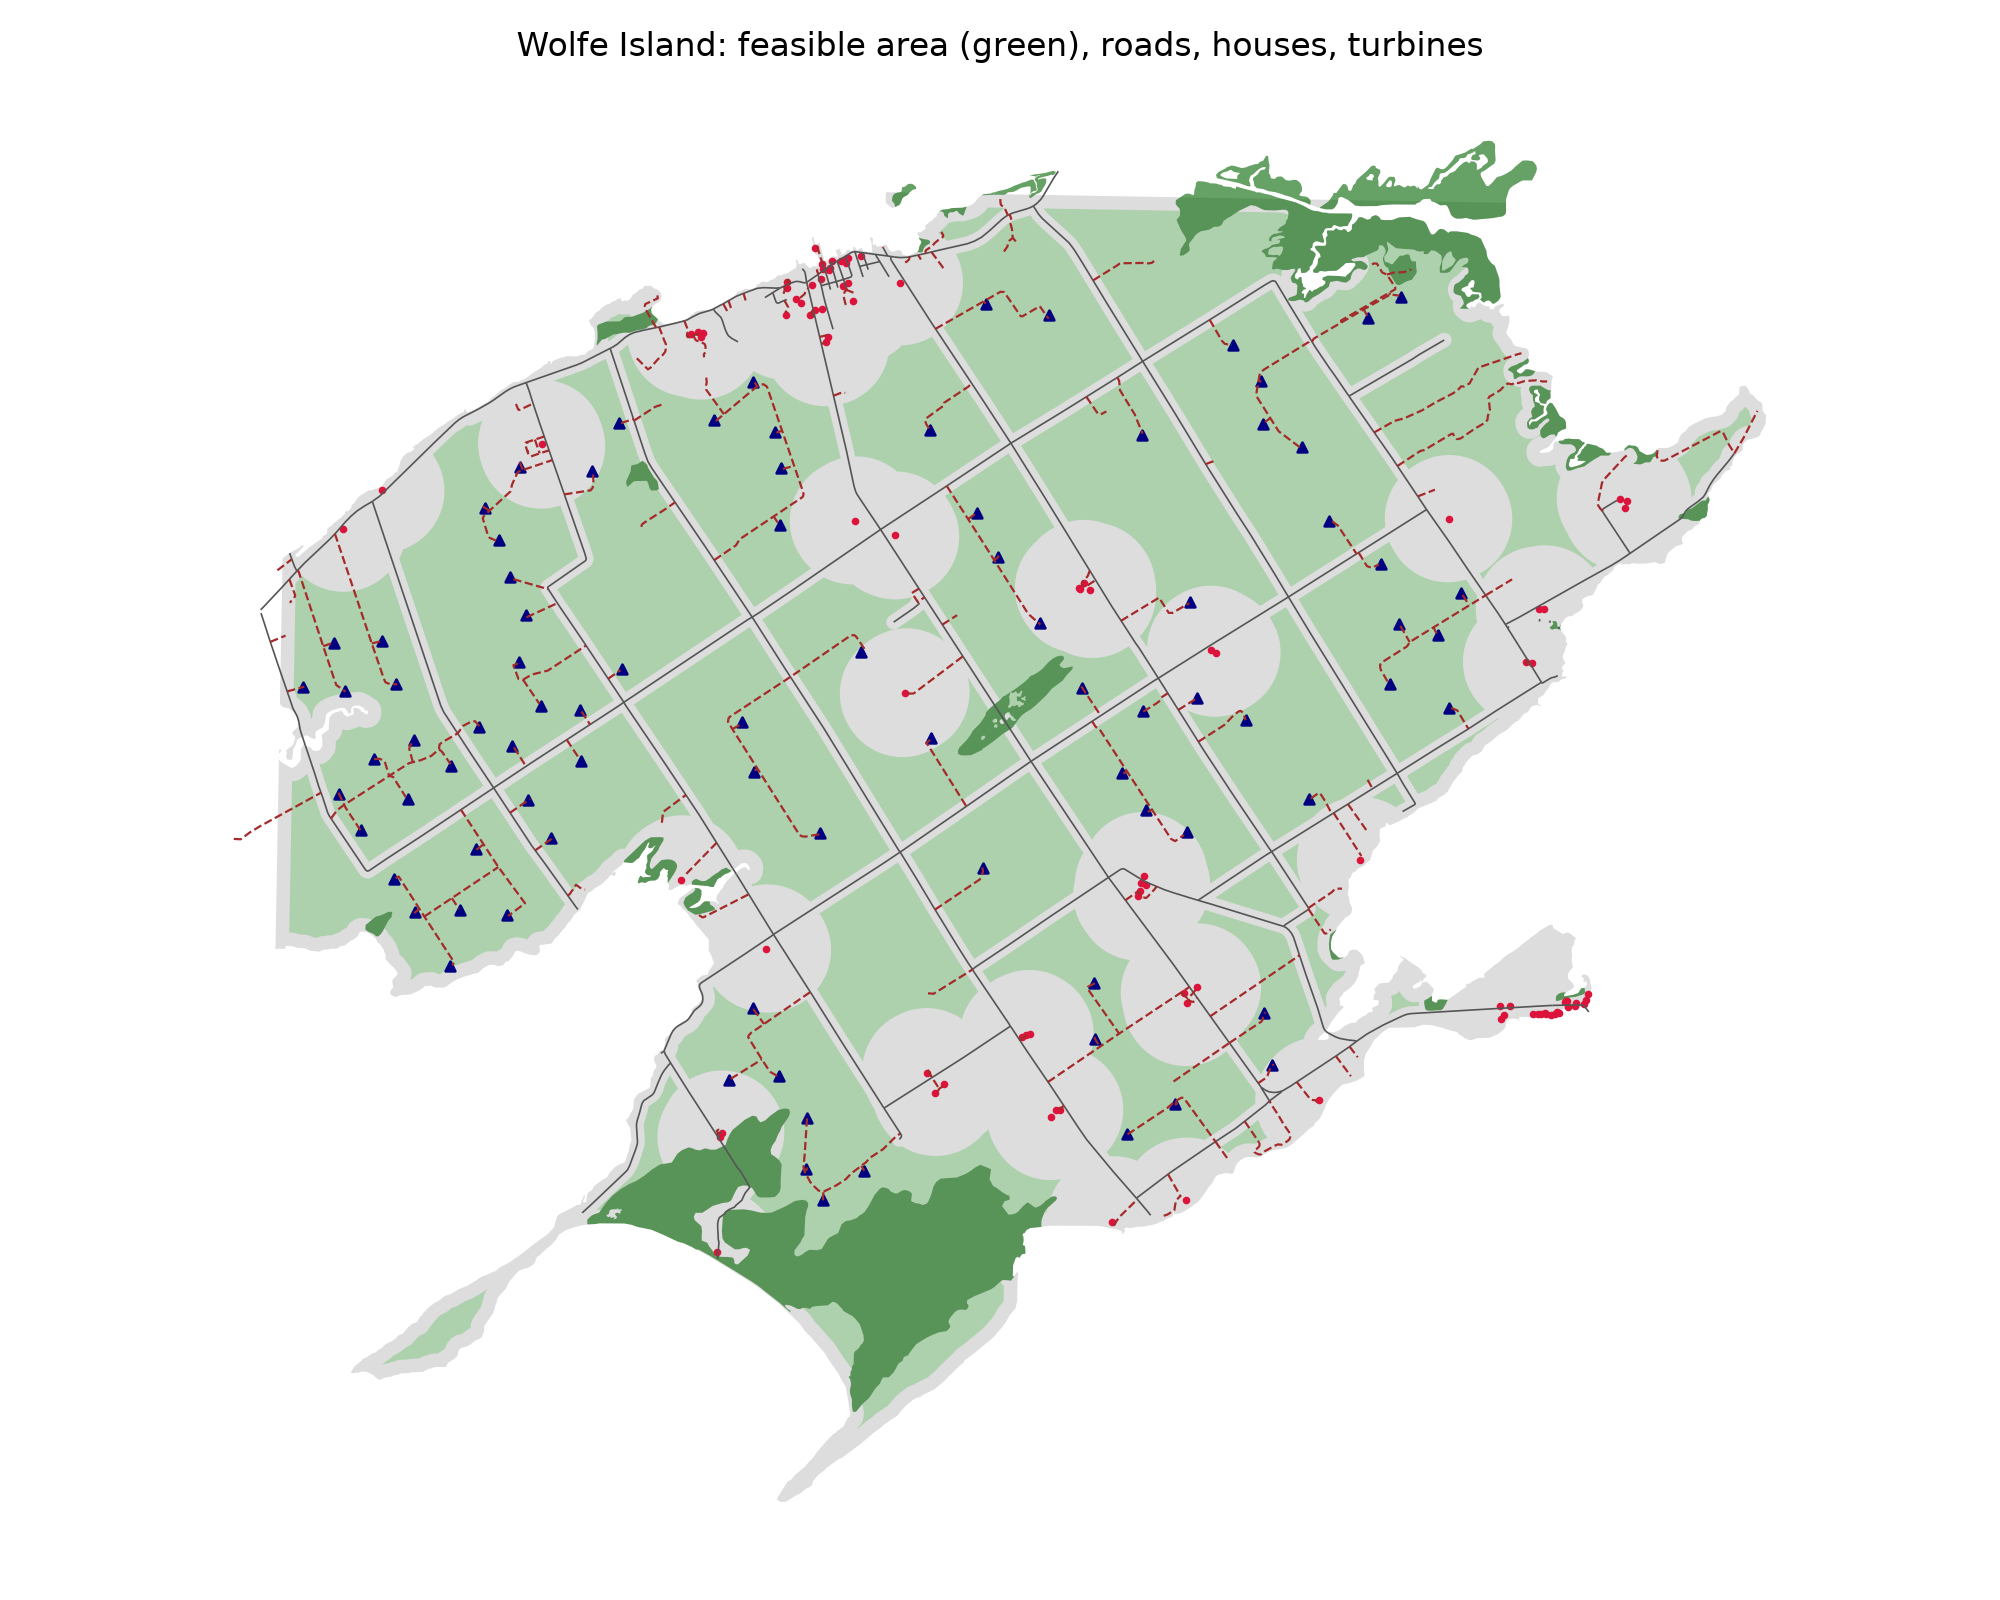

Write the Python code that produced this figure.
"""
Build the Wolfe Island site model for wind turbine layout optimization.

Pulls from OpenStreetMap:
  - island boundary
  - roads
  - buildings (noise receptors for setbacks)
  - existing wind turbines (baseline layout)

Then builds buffered exclusion zones, a feasible-area polygon, and a
boolean raster mask the EA can query quickly.

pip install osmnx geopandas shapely matplotlib numpy
"""

import numpy as np
import geopandas as gpd
import matplotlib.pyplot as plt
import osmnx as ox
import shapely
from shapely.geometry import box
from rasterio.features import rasterize
from rasterio.transform import from_origin
from scipy.ndimage import distance_transform_edt, label

# ---------------------------------------------------------------- config
PLACE = "Wolfe Island, Ontario, Canada"
CRS_M = "EPSG:32618"          # UTM zone 18N: metres, correct for Kingston area

# Optional: restrict to the western part where the real farm sits.
# (min_lon, min_lat, max_lon, max_lat) in WGS84 — set to None for whole island.
SITE_BBOX = (-76.50, 44.08, -76.30, 44.20)   # rough guess: CHECK on the plot

# Setbacks in metres — placeholders, verify against O. Reg. 359/09
SETBACK_HOUSE = 550
SETBACK_ROAD = 65          # blade length + 10 from edge of road
SETBACK_SHORE = 120

GRID_RES = 25                 # raster cell size in metres
OUT = "wolfe_island_site.gpkg"

# ---------------------------------------------------------------- boundary
island = ox.geocode_to_gdf(PLACE)
if island.geometry.iloc[0].geom_type not in ("Polygon", "MultiPolygon"):
    raise ValueError("Geocoder returned a point, not the island polygon. "
                     "Try a different PLACE string or the OSM relation ID.")

if SITE_BBOX is not None:
    island = gpd.clip(island, box(*SITE_BBOX))

site_poly_wgs = island.geometry.union_all()

# ---------------------------------------------------------------- OSM layers
wetlands = ox.features_from_polygon(
    site_poly_wgs, 
    tags={"natural": "wetland"}
)
wetlands = wetlands[wetlands.geom_type.isin(["Polygon", "MultiPolygon"])]

roads = ox.features_from_polygon(site_poly_wgs, tags={"highway": True})
roads = roads[roads.geom_type.isin(["LineString", "MultiLineString"])]

buildings = ox.features_from_polygon(site_poly_wgs, tags={"building": True})
buildings = buildings[buildings.geom_type.isin(["Polygon", "MultiPolygon", "Point"])]

turbines = ox.features_from_polygon(
    site_poly_wgs, tags={"power": "generator", "generator:source": "wind"})
turbines = turbines[turbines.geom_type == "Point"]

# keep only geometry (OSM tag columns are messy) and project to metres
island = island[["geometry"]].to_crs(CRS_M)
buildings = buildings[["geometry"]].to_crs(CRS_M)
turbines = turbines[["geometry"]].to_crs(CRS_M)
roads = roads[["geometry", "highway"]].to_crs(CRS_M)
wetlands = wetlands[["geometry"]].to_crs(CRS_M)

print(f"roads: {len(roads)}  buildings: {len(buildings)}  "
      f"existing turbines: {len(turbines)}")

# ---------------------------------------------------------------- exclusions
site = island.geometry.union_all()

house_zone = buildings.buffer(SETBACK_HOUSE).union_all()
main_roads = roads[~roads["highway"].isin(["service", "track"])]
service_roads = roads[roads["highway"].isin(["service", "track"])]
road_zone = main_roads.buffer(SETBACK_ROAD).union_all()
shore_zone = site.boundary.buffer(SETBACK_SHORE)

nature_zone = wetlands.geometry.union_all()

excluded = shapely.union_all([house_zone, road_zone, shore_zone, nature_zone])
feasible = site.difference(excluded)

print(f"site area: {site.area/1e6:.1f} km^2   "
      f"feasible area: {feasible.area/1e6:.1f} km^2")

# ---------------------------------------------------------------- raster mask
minx, miny, maxx, maxy = site.bounds
xs = np.arange(minx, maxx, GRID_RES) + GRID_RES / 2
ys = np.arange(miny, maxy, GRID_RES) + GRID_RES / 2
XX, YY = np.meshgrid(xs, ys)
shapely.prepare(feasible)
mask = shapely.contains_xy(feasible, XX, YY)   # True = turbine allowed

# distance (m) from each cell centre to the nearest main road (no service/track)
tf = from_origin(minx, miny + mask.shape[0] * GRID_RES, GRID_RES, GRID_RES)
on_road = rasterize(main_roads.geometry, out_shape=mask.shape, transform=tf,
    all_touched=True, fill=0, default_value = 1, dtype="uint8")
on_road = on_road[::-1]
road_dist = distance_transform_edt(on_road == 0) * GRID_RES

# keep only feasible cells reachable overland from a main road without crossing wetlands
in_wet = rasterize(wetlands.geometry, out_shape=mask.shape, transform=tf,
                   all_touched=True, fill=0, default_value=1, dtype="uint8")[::-1].astype(bool)
in_site = shapely.contains_xy(site, XX, YY)
passable = in_site & (~in_wet | (on_road == 1))     # roads crossing a wetland still count
labels, _ = label(passable)                          # connected areas of dry land
road_labels = np.unique(labels[(on_road == 1) & passable])
reachable = np.isin(labels, road_labels[road_labels > 0])
print(f"cells cut off by wetland: {(mask & ~reachable).sum()}")
mask &= reachable

np.savez_compressed("wolfe_island_mask.npz", mask=mask, road_dist=road_dist, x0=minx, y0=miny, res=GRID_RES)


# ---------------------------------------------------------------- save
gpd.GeoDataFrame(geometry=[site], crs=CRS_M).to_file(OUT, layer="site")
gpd.GeoDataFrame(geometry=[feasible], crs=CRS_M).to_file(OUT, layer="feasible")
main_roads.to_file(OUT, layer="roads")
if len(service_roads):
    service_roads.to_file(OUT, layer="service_roads")
buildings.to_file(OUT, layer="buildings")
if len(turbines):
    turbines.to_file(OUT, layer="existing_turbines")

# ---------------------------------------------------------------- plot
fig, ax = plt.subplots(figsize=(10, 8))
gpd.GeoSeries([site], crs=CRS_M).plot(ax=ax, color="#ddd")
gpd.GeoSeries([feasible], crs=CRS_M).plot(ax=ax, color="#9c9", alpha=0.7)
wetlands.plot(ax=ax, color="darkgreen", alpha=0.6)
main_roads.plot(ax=ax, color="#555", linewidth=0.6)
service_roads = roads[roads["highway"].isin(["service", "track"])]
service_roads.plot(ax=ax, color="brown", linewidth=0.8, linestyle="--")
buildings.centroid.plot(ax=ax, color="crimson", markersize=3)
if len(turbines):
    turbines.plot(ax=ax, color="navy", markersize=12, marker="^")
ax.set_title("Wolfe Island: feasible area (green), roads, houses, turbines")
ax.set_axis_off()
plt.tight_layout()
plt.savefig("wolfe_island_site.png", dpi=200)
plt.show()


# ---------------------------------------------------------------- EA helper
def is_feasible(x, y, mask=mask, x0=minx, y0=miny, res=GRID_RES):
    """O(1) lookup for a candidate turbine at UTM (x, y)."""
    i = int((y - y0) // res)
    j = int((x - x0) // res)
    if 0 <= i < mask.shape[0] and 0 <= j < mask.shape[1]:
        return bool(mask[i, j])
    return False
